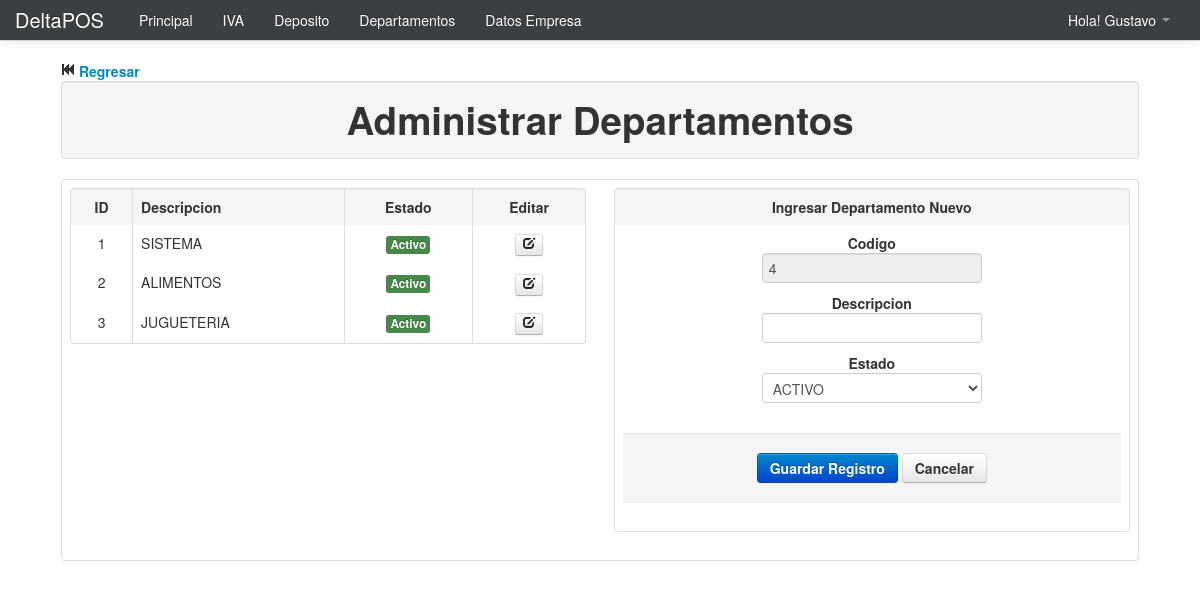
Page /Modulos/Datos/departamento.php (signed in) on the committed database.
### tables this page shows
CREATE TABLE IF NOT EXISTS `departamento` (
  `id` int(11) NOT NULL AUTO_INCREMENT,
  `nombre` varchar(255) NOT NULL,
  `estado` varchar(255) NOT NULL,
  PRIMARY KEY (`id`)
);

### Modulos/Datos/departamento.php (the view, shortened to what this page needs)
<?php
	include_once "class/class.php";
	include_once "../funciones.php";
	if(!empty($_GET['id'])){
		$id_depa=limpiar($_GET['id']);
		$id_depa=substr($id_depa,10);
		$id_depa=decrypt($id_depa,'URLIVACODIGO');
		$oDepa=new Consultar_Departamento($id_depa);
		if($oDepa->consultar("nombre")==NULL){
			header('Location: departamento.php');
		}else{
			$titulo="Actualizar Departamento";
			$boton="Actualizar Departamento";
			$nombre_depa=$oDepa->consultar("nombre");
			$estado_depa=$oDepa->consultar("estado");
		}
	}else{
		$pame=mysql_query("SELECT MAX(id)as maximo FROM departamento");
		if($row=mysql_fetch_array($pame)){
			if($row['maximo']==NULL){
				$id_depa=1;
			}else{
				$id_depa=$row['maximo']+1;
			}
		}
		$titulo="Ingresar Departamento Nuevo";
		$boton="Guardar Registro";
		$nombre_depa='';
		$estado_depa='';
	}
?>
<!DOCTYPE html>
<html lang="es">
  <head>
    <link href="../../css/bootstrap.css" rel="stylesheet">
    <link href="../../css/bootstrap-responsive.css" rel="stylesheet">
  </head>
  <body>
    <?php include_once "../../menu/m_datos.php"; ?>
	<div align="center">
    	<table width="90%">
          <tr>
            <td>
            	<a href="index.php"><strong><i class="icon-fast-backward"></i> Regresar</strong></a>
            	<table class="table table-bordered">
                  <tr class="well">
                    <td><h1 align="center">Administrar Departamentos</h1></td>
                  </tr>
                </table>
                <table class="table table-bordered">
                	<tr>
                    	<td>
                        	<div class="row-fluid">
                            	<div class="span6">
                                	<table class="table table-bordered table table-hover">
                                      <tr class="well">
                                        <td><strong><center>ID</center></strong></td>
                                        <td><strong>Descripcion</strong></td>
                                        <td><strong><center>Estado</center></strong></td>
                                        <td><strong><center>Editar</center></strong></td>
                                      </tr>
                                      <?php
									  	$pame=mysql_query("SELECT * FROM Departamento ORDER BY id");
										while($row=mysql_fetch_array($pame)){
											$url=cadenas().encrypt($row['id'],'URLIVACODIGO');
									  ?>
                                      <tr>
                                        <td><center><?php echo $row['id']; ?></center></td>
                                        <td><?php echo $row['nombre']; ?></td>
                                        <td><center><?php echo estado($row['estado']); ?></center></td>
                                        <td>
                                        	<center>
                                                <a href="departamento.php?id=<?php echo $url; ?>" class="btn btn-mini">
                                                    <i class="icon-edit"></i>
                                                </a>
                                            </center>
                                        </td>
                                      </tr>
                                      <?php } ?>
                                    </table>
                                </div>
                            	<div class="span6">
                                	<table class="table table-bordered">
                                      <tr class="well">
                                      	<td><center><strong><?php echo $titulo; ?></strong></center></td>
                                      </tr>
                                      <tr>
                                      	<td>
                                        	<div align="center">
                                       	  	<form name="form1" method="post" action="">
                                            	<strong>Codigo</strong><br>
                                                <input type="text" name="id" value="<?php echo $id_depa; ?>" readonly autocomplete="off"><br>
                                                <strong>Descripcion</strong><br>
                                                <input type="text" name="nombre" value="<?php echo $nombre_depa; ?>" required autocomplete="off"><br>
                                                <strong>Estado</strong><br>
                                                <select name="estado">
                                                	<option value="s" <?php if($estado_depa=='s'){ echo 'selected'; } ?>>ACTIVO</option>
                                                </select><br>
                                                <div class="form-actions">
                                                  <button type="submit" class="btn btn-primary"><strong><?php echo $boton; ?></strong></button>
                                                  <a href="departamento.php" class="btn"><strong>Cancelar</strong></a>
                                                </div>
                                   	    	</form>
                                            </div>
                                        </td>
                                      </tr>
                                    </table>
                                </div>
                            </div>
                        </td>
                    </tr>
                </table>
            </td>
          </tr>
        </table>
    </div>
  </body>
</html>

### Modulos/funciones.php (shortened to what this page needs)
<?php
	function encrypt($string, $key) {
		$result = ''; $key=$key.'2013';
	   	for($i=0; $i<strlen($string); $i++) {
			  $char = substr($string, $i, 1);
			  $keychar = substr($key, ($i % strlen($key))-1, 1);
			  $char = chr(ord($char)+ord($keychar));
			  $result.=$char;
	   	}
	   	return base64_encode($result);
	}
	function cadenas(){
		return 'YABCDFGJAH';
	}
	function estado($estado){
		if($estado=='s'){
			return '<span class="label label-success">Activo</span>';
		}else{
			return '<span class="label label-important">No Activo</span>';
		}
	}
?>

### Modulos/Datos/departamento.php (style rules this page uses)
body { padding-top: 60px; padding-bottom: 40px; }

### rows in the picture
departamento: id "1", nombre "SISTEMA", estado "Activo"
departamento: id "2", nombre "ALIMENTOS", estado "Activo"
departamento: id "3", nombre "JUGUETERIA", estado "Activo"

### other values in the picture
$_SESSION['user_name'] "Gustavo"
$titulo "Ingresar Departamento Nuevo"
$boton "Guardar Registro"
